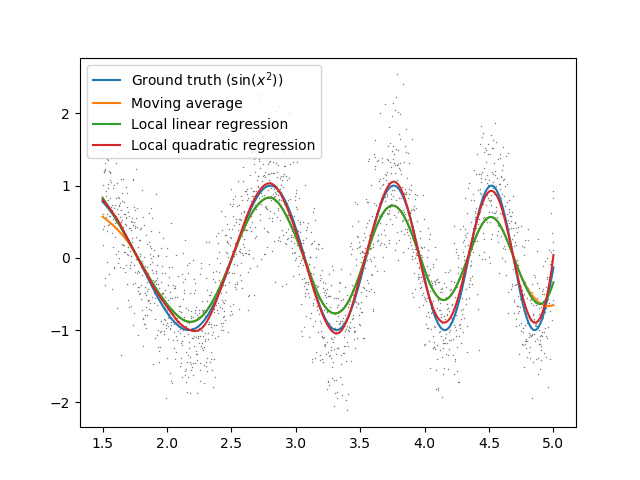

The script that drew this image:
import numpy as np
import matplotlib.pyplot as plt
from localreg import *

np.random.seed(1234)
x = np.linspace(1.5, 5, 2000)
yf = np.sin(x*x)
y = yf + 0.5*np.random.randn(*x.shape)

y0 = localreg(x, y, degree=0, kernel=tricube, width=0.3)
y1 = localreg(x, y, degree=1, kernel=tricube, width=0.3)
y2 = localreg(x, y, degree=2, kernel=tricube, width=0.3)

plt.plot(x, y, '+', markersize=0.6, color='gray')
plt.plot(x, yf, label='Ground truth ($\sin(x^2)$)')
plt.plot(x, y0, label='Moving average')
plt.plot(x, y1, label='Local linear regression')
plt.plot(x, y2, label='Local quadratic regression')
plt.legend()
plt.show()
